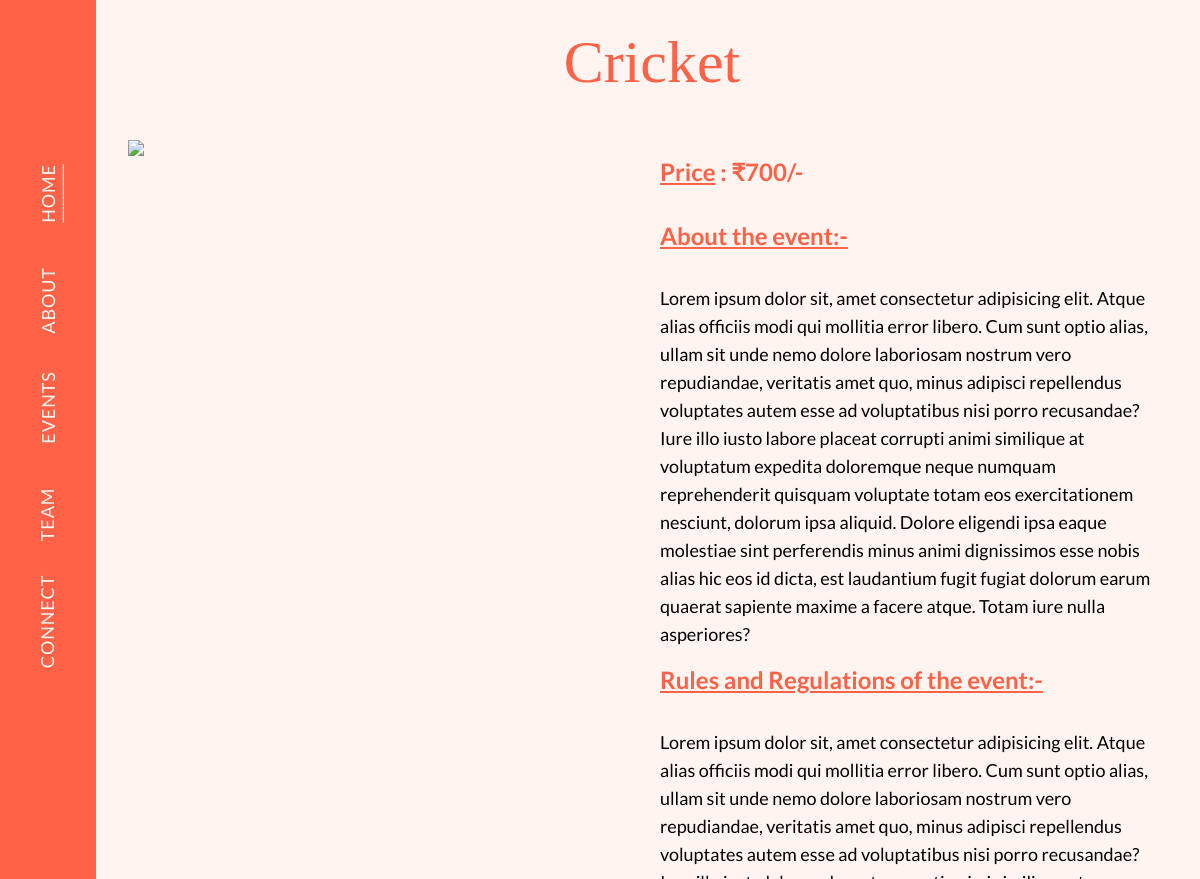
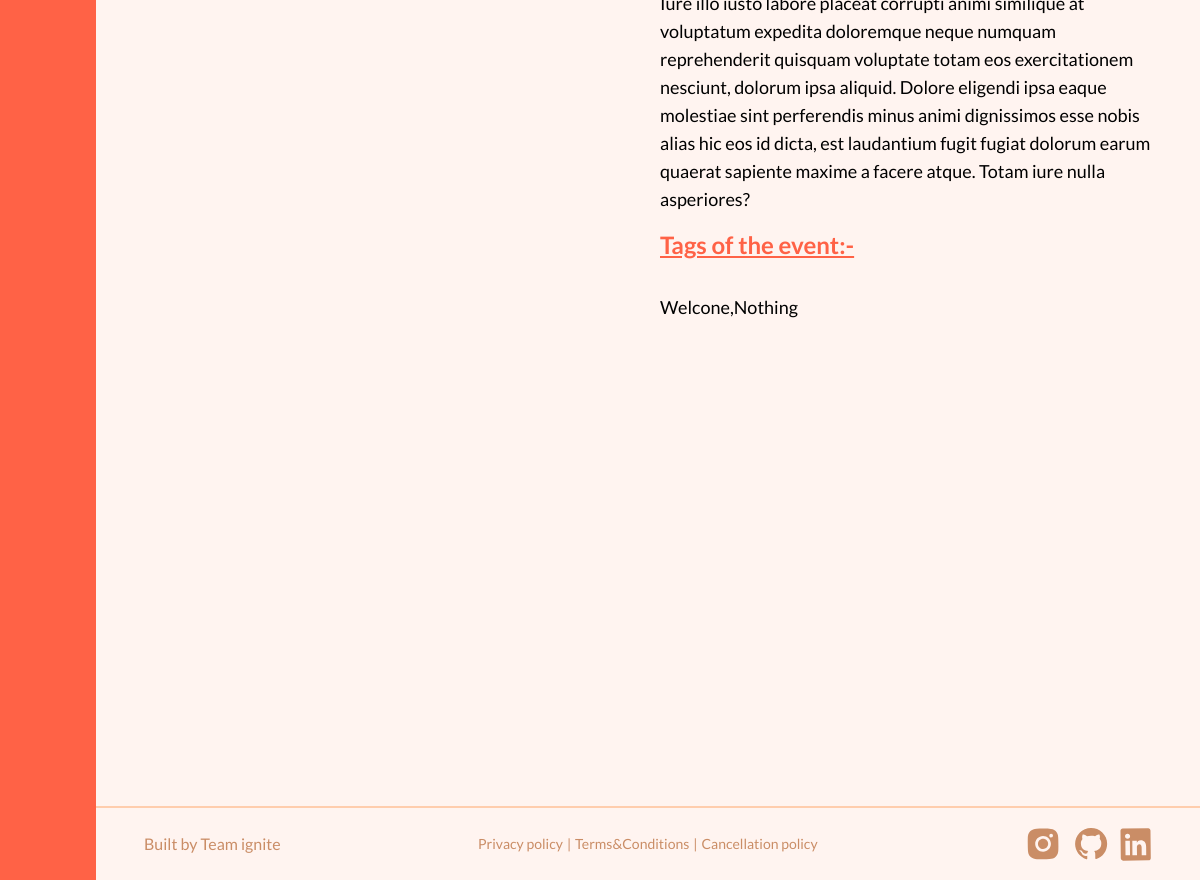
The page /events/1 on the database its author committed (2 pictures, top to bottom).
### dashboard/models.py (models this page shows, shortened)
class Events(models.Model):
    title = models.CharField(max_length=200)
    content = models.TextField(null=True,blank=True)
    rules = models.TextField(null=True,blank=True)
    from_date = models.DateField(null=True,blank=True)
    to_date = models.DateField(null=True,blank=True)
    tags = models.CharField(max_length=200,null=True,blank=True)
    price = models.IntegerField(null=True,blank=True)
    mode = models.CharField(max_length=200,null=True,blank=True)

### Home/views.py (the view)
# urls.py: path('events/<int:id>',eventDetails, name='event-detail'),
def eventDetails(request,id):
    event = Events.objects.get(id=id)
    return render(request,'Home/event-details.html',{"event":event})

### templates/Home/event-details.html (shortened to what this page needs)
<!DOCTYPE html>
<html lang="en">
<head>
  <script src="https://cdn.tailwindcss.com"></script>
  <link href="https://unpkg.com/aos@2.3.1/dist/aos.css" rel="stylesheet">
  <link rel="stylesheet" href="https://unpkg.com/swiper/swiper-bundle.min.css">
</head>
<body class="font-lato bg-background">
  <div class="fixed z-50 hidden h-screen lg:block">
    <div class="flex flex-col items-center xl:justify-center py-[140px] bg-primary absolute z-50 item-center w-[96px] h-screen">
      <a href="/" class="router-link-active router-link-exact-active underline-offset-8 decoration-white hover:underline underline-offset-8 underline decoration-white">
        <p class="text-[#FFF4F0] text-[18px] w-fit tracking-wider -rotate-90 py-10"> HOME </p>
      </a>
      <a href="/Explore" class="underline-offset-8 decoration-white hover:underline">
        <p class="text-[#FFF4F0] text-[18px] w-fit tracking-wider -rotate-90 py-10"> ABOUT </p>
      </a>
      <a href="/events" class="underline-offset-8 decoration-white hover:underline">
        <p class="text-[#FFF4F0] text-[18px] w-fit tracking-wider -rotate-90 py-10"> EVENTS </p>
      </a>
      <a href="/#team" class="router-link-active router-link-exact-active underline-offset-8 decoration-white hover:underline">
        <p class="z-50 text-[#FFF4F0] no-underline underline-offset-8 hover:underline ease-in-out transition text-[18px] w-fit tracking-wider -rotate-90 py-10"> TEAM </p>
      </a>
      <a href="/#contactpg" class="router-link-active router-link-exact-active underline-offset-8 decoration-white hover:underline">
        <p class="text-[#FFF4F0] text-[18px] -rotate-90 w-fit tracking-wider py-10"> CONNECT </p>
      </a>
    </div>
  </div>
  <div class="pr-0 lg:pl-24 bg-background">
    <div class="px-6 font-lato lg:pl-8">
      <h1 class="text-5xl pt-20 md:text-6xl text-center font-rampart lg:pt-8 text-[#ff6246]" data-aos="fade-down">{{ event.title }}</h1>
      <div class="flex flex-col my-12 lg:flex-row">
        <img src="https://res.cloudinary.com/dy7zpv1ij/image/upload/v1728973513/eventzen_poster_o9ycwt.png" class="w-full lg:w-1/2" data-aos="fade-right">
        <div class="my-4 lg:w-1/2 lg:mx-4 lg:my-0" data-aos="fade-left">
          <h1 class="px-2 mt-4 mb-8 text-2xl font-bold text-primary"><u>Price</u> :  ₹{{ event.price }}/-</h1>
          <h1 class="px-2 mt-4 mb-8 text-2xl font-bold text-primary"><u>About the event:-</u></h1>
          <p class="mx-2 my-4 text-lg">{{ event.content }}</p>
          <h1 class="px-2 mt-4 mb-8 text-2xl font-bold text-primary"><u>Rules and Regulations of the event:-</u></h1>
          <p class="mx-2 my-4 text-lg">{{ event.rules }}</p>
          <h1 class="px-2 mt-4 mb-8 text-2xl font-bold text-primary"><u>Tags of the event:-</u></h1>
          <p class="mx-2 my-4 text-lg">{{ event.tags }}</p>
          <div class="w-full p-4 my-6 bg-event-backdrop" data-aos="flip-up">
            <div class="flex flex-col md:flex-row md:justify-around bg-[#FEE7D8] p-4 rounded-md">
              <div class="flex items-center my-2">
                <div class="">
                  <svg xmlns="http://www.w3.org/2000/svg" fill="none" viewBox="0 0 24 24" stroke-width="1.5" stroke="currentColor" class="w-12 h-12 p-2 text-white bg-blue-500 rounded-full">
                    <path stroke-linecap="round" stroke-linejoin="round" d="M12 6v6h4.5m4.5 0a9 9 0 1 1-18 0 9 9 0 0 1 18 0Z"></path>
                  </svg>
                </div>
                <p class="mx-2 text-lg font-semibold">When:- {{ event.from_date }} - To - {{ event.to_date }}</p>
              </div>
              <div class="flex items-center my-2">
                <div class="">
                </div>
                <p class="mx-2 text-lg font-semibold">Type:- {{ event.mode }}</p>
              </div>
            </div>
            <div class="flex justify-center items-center p-4 border-t border-primary/20 text-center">
              <a href="/event-register/{{ event.id }}" class="px-4 py-2 w-full text-center bg-primary text-white rounded-lg hover:bg-primary/90 transition-colors">
              </a>
            </div>
          </div>
        </div>
      </div>
      <div class="bg-[#FEE7D8] relative py-8 px-6" data-aos="flip-left">
        <h1 class="py-4 text-3xl lg:px-6 font-rampart">Winners: Yet to be announced</h1>
      </div>
    </div>
    <div class="border-t-2 flex md:flex-row flex-col md:items-center justify-between border-[#FFCDAD] mt-12 py-4 px-6 lg:px-12">
      <p class="text-sm sm:text-base hidden md:block text-[#CA8D66]">Built by Team ignite</p>
      <div class="flex md:flex-row my-2 md:my-0 flex-col text-[#CA8D66]">
        <a href="/PrivacyPolicy" class="">
          <p class="flex text-md md:text-sm">Privacy policy <span class="hidden px-1 md:block">|</span></p>
        </a>
        <a href="/Terms" class="">
          <p class="flex text-md md:text-sm">Terms&amp;Conditions <span class="hidden px-1 md:block">|</span></p>
        </a>
        <a href="/CancelPolicy" class="">
          <p class="flex text-md md:text-sm">Cancellation policy</p>
        </a>
      </div>
      <div class="flex">
        <a href="https://www.instagram.com/we_ignites/" rel="noopener noreferrer" target="_blank">
        </a>
        <a href="https://github.com/IgniteStudentAssociation" rel="noopener noreferrer" target="_blank">
        </a>
        <a href="https://www.linkedin.com/company/ignite-student-association" rel="noopener noreferrer" target="_blank">
        </a>
      </div>
    </div>
  </div>
</body>
</html>

### templates/Home/event-details.html (style rules this page uses)
.font-rampart { font-family: 'Rampart One', cursive; }
.font-lato { font-family: 'Lato', sans-serif; }
.bg-primary { background-color: #FF6246; }
.text-primary { color: #FF6246; }
.bg-background { background-color: #FFF4F0; }
.bg-event-backdrop { background-color: #FFF4F0; }

### rows shown on the page
Events: title "Cricket", price "700", content "Lorem ipsum dolor sit, amet consectetur adipisicing elit. Atque alias officiis modi qui mollitia error libero. Cum sunt optio alias, ullam sit unde nemo dolore laboriosam nostrum vero repudiandae, veritatis amet quo, minus adipisci repellendus voluptates autem esse ad voluptatibus nisi porro recusandae? Iure illo iusto labore placeat corrupti animi similique at voluptatum expedita doloremque neque numquam reprehenderit quisquam voluptate totam eos exercitationem nesciunt, dolorum ipsa aliquid. Dolore eligendi ipsa eaque molestiae sint perferendis minus animi dignissimos esse nobis alias hic eos id dicta, est laudantium fugit fugiat dolorum earum quaerat sapiente maxime a facere atque. Totam…", rules "Lorem ipsum dolor sit, amet consectetur adipisicing elit. Atque alias officiis modi qui mollitia error libero. Cum sunt optio alias, ullam sit unde nemo dolore laboriosam nostrum vero repudiandae, veritatis amet quo, minus adipisci repellendus voluptates autem esse ad voluptatibus nisi porro recusandae? Iure illo iusto labore placeat corrupti animi similique at voluptatum expedita doloremque neque numquam reprehenderit quisquam voluptate totam eos exercitationem nesciunt, dolorum ipsa aliquid. Dolore eligendi ipsa eaque molestiae sint perferendis minus animi dignissimos esse nobis alias hic eos id dicta, est laudantium fugit fugiat dolorum earum quaerat sapiente maxime a facere atque. Totam…", tags "Welcone,Nothing"
